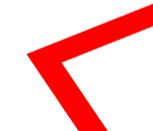
#> input picture RASPERRY/sampleLines/topLeftAngled.jpeg, 153 x 131 px, given in place of the camera
$ python vision.py
#> lines starting #> are read from the running program, lines starting #| are printed output that depends on the picture; after the words box and inside, x2 and y2 are one past the last pixel; in counts of white or black regions, pixels touching at a corner belong together
import cv2
import numpy

# [6 lines of commented-out code are left out]

capture = cv2.VideoCapture(0)
HSVValues = [103,10,153,179,255,255]
sensors = 3
threshold = 0.2
width, height = 480, 360
sensitivity = 3
rotationDegrees = [-25, -15, 0, 15, 25]
rotation = 0
forwardSpeed = 15

def thresholding(image):
    hsv = cv2.cvtColor(image, cv2.COLOR_BGR2HSV)
    lowerWhite = numpy.array([HSVValues[0], HSVValues[1], HSVValues[2]])
    upperWhite = numpy.array([HSVValues[3], HSVValues[4], HSVValues[5]])
    mask = cv2.inRange(hsv, lowerWhite, upperWhite)
    return mask

def getContours(imageThreshold, image):
    xCenter = 0
    contours, hierarchy = cv2.findContours(imageThreshold, cv2.RETR_EXTERNAL, cv2.CHAIN_APPROX_NONE)
    if(len(contours) > 0):
        biggest = max(contours, key=cv2.contourArea)
        x, y, w, h = cv2.boundingRect(biggest)
        xCenter = x + w//2
        yCenter = y + h//2
        cv2.drawContours(image, biggest, -1, (255,0,255), 7)
        cv2.circle(image, (xCenter, yCenter), 10, (0, 255, 0), cv2.FILLED)
    return xCenter

def getSensorOutput(imageThreshold, sensors):
    images = numpy.hsplit(imageThreshold, sensors)
    totalPixels = img.shape[1]//sensors * img.shape[0]
    sensorsOutput = []
    for index, image in enumerate(images):
        pixelCount = cv2.countNonZero(image)
        if pixelCount > threshold*totalPixels:
            sensorsOutput.append(1)
        else:
            sensorsOutput.append(0)
        cv2.imshow(str(index), image)
    print(sensorsOutput)
    return sensorsOutput

def sendCommands(sensorsOutput, xCenter):
    global rotation
    translation = (xCenter - width//2)//sensitivity
    translation = int(numpy.clip(translation, -10, 10))
    if translation < 2 and translation > -2: translation = 0
    if sensorsOutput == [0, 0, 0]: rotation = rotationDegrees[2] #rotationDegrees = [-25, -15, 0, 15, 25]
    elif sensorsOutput == [0, 0, 1]: rotation = rotationDegrees[4]
    elif sensorsOutput == [0, 1, 0]: rotation = rotationDegrees[2]
    elif sensorsOutput == [0, 1, 1]: rotation = rotationDegrees[3]
    elif sensorsOutput == [1, 0, 0]: rotation = rotationDegrees[0]
    elif sensorsOutput == [1, 0, 1]: rotation = rotationDegrees[2]
    elif sensorsOutput == [1, 1, 0]: rotation = rotationDegrees[1]
    else: rotation = rotationDegrees[2]
    print(f"{rotation}°")
    #me.send_rc_control(translation, forwardSpeed, 0, rotation)


while True:
    _, img = capture.read()
#> img is the input picture: shape (131, 153, 3); mean B, G, R 196.6, 196.9, 252.6
    #img = me.get_frame_read().frame
    img = cv2.resize(img, (width, height))
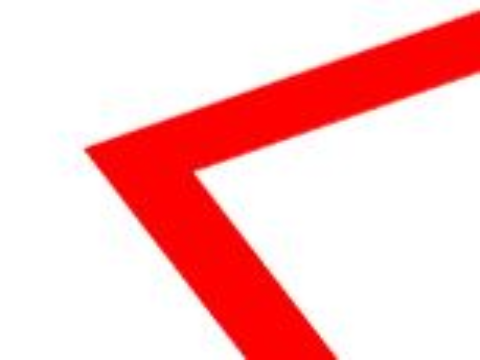
#> img: shape (360, 480, 3); mean B, G, R 196.6, 196.9, 252.5
    #img = cv2.flip(img, 0)
    imageThreshold = thresholding(img)
#> in thresholding, `hsv = cv2.cvtColor(image, cv2.COLOR_BGR2HSV)`: hsv: shape (360, 480, 3); mean H, S, V 23.9, 58.9, 253
#> in thresholding, `mask = cv2.inRange(hsv, lowerWhite, upperWhite)`:
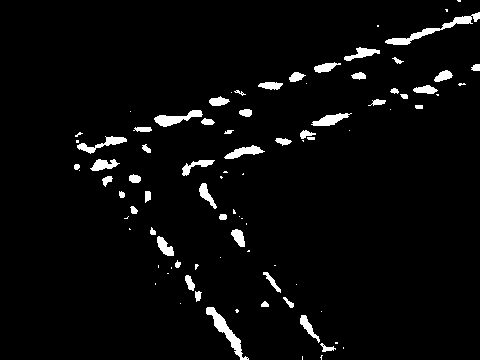
#> mask: shape (360, 480); 3.7% white; 89 white regions (39 under 20 px)
    xCenter = getContours(imageThreshold, img) #Traslación
#> in getContours, `contours, hierarchy = cv2.findContours(imageThreshold, cv2.RETR_EXTERN..`: contours = 89 contours, 42 with area under 20; largest, box (x1, y1, x2, y2) and area: (385, 12, 480, 45) 458, (206, 307, 249, 360) 456, (154, 110, 203, 127) 311, (77, 136, 127, 154) 236, (311, 113, 352, 126) 226
#> in getContours, `biggest = max(contours, key=cv2.contourArea)`: biggest = contour of 219 points, box (x1, y1, x2, y2) (385, 12, 480, 45), area 458
#> in getContours, `x, y, w, h = cv2.boundingRect(biggest)`: x = 385; y = 12; w = 95; h = 33
#> in getContours, `xCenter = x + w//2`: xCenter = 432
#> in getContours, `yCenter = y + h//2`: yCenter = 28
#> in getContours, `cv2.circle(image, (xCenter, yCenter), 10, (0, 255, 0), cv2.FILLED)`:
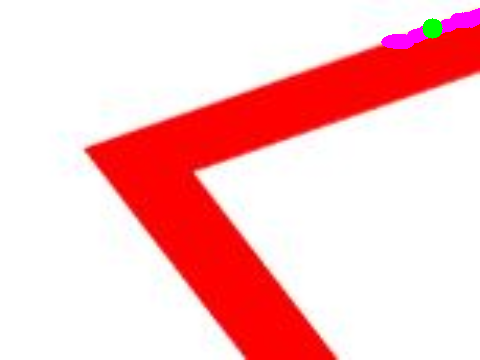
#> image: shape (360, 480, 3); mean B, G, R 197.7, 196.6, 252.2
#> xCenter = 432
    sensorsOutput = getSensorOutput(imageThreshold, sensors) #Rotation
#> in getSensorOutput, `images = numpy.hsplit(imageThreshold, sensors)`: images = 3 items
#> the loop in getSensorOutput, `for index, image in enumerate(images):` made 3 passes
#> pixelCount on passes 1 to 3: 1091, 3347, 1889
#> pass 1, in getSensorOutput, `cv2.imshow(str(index), image)`:
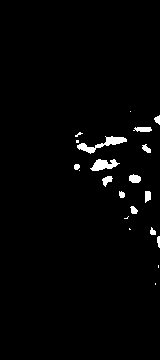
#> window '0': shape (360, 160); 1.9% white; 21 white regions (8 under 20 px), largest, box (x1, y1, x2, y2) and area: (77, 136, 127, 154) 293, (90, 159, 120, 171) 211, (129, 174, 141, 183) 84
#> pass 2, in getSensorOutput, `cv2.imshow(str(index), image)`:
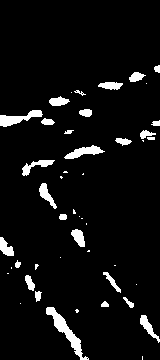
#> window '1': shape (360, 160); 5.8% white; 47 white regions (20 under 20 px), largest, box (x1, y1, x2, y2) and area: (46, 307, 89, 360) 525, (0, 110, 43, 127) 325, (64, 145, 105, 159) 265
#> after the loop in getSensorOutput, `for index, image in enumerate(images):`: sensorsOutput = [0, 0, 0]
#| [0, 0, 0]
#> sensorsOutput = [0, 0, 0]
    sendCommands(sensorsOutput, xCenter)
#> in sendCommands, `translation = (xCenter - width//2)//sensitivity`: translation = 64
#> in sendCommands, `translation = int(numpy.clip(translation, -10, 10))`: translation = 10
    cv2.imshow("Output", img)
    cv2.imshow("Path", imageThreshold)
    cv2.waitKey(1)
